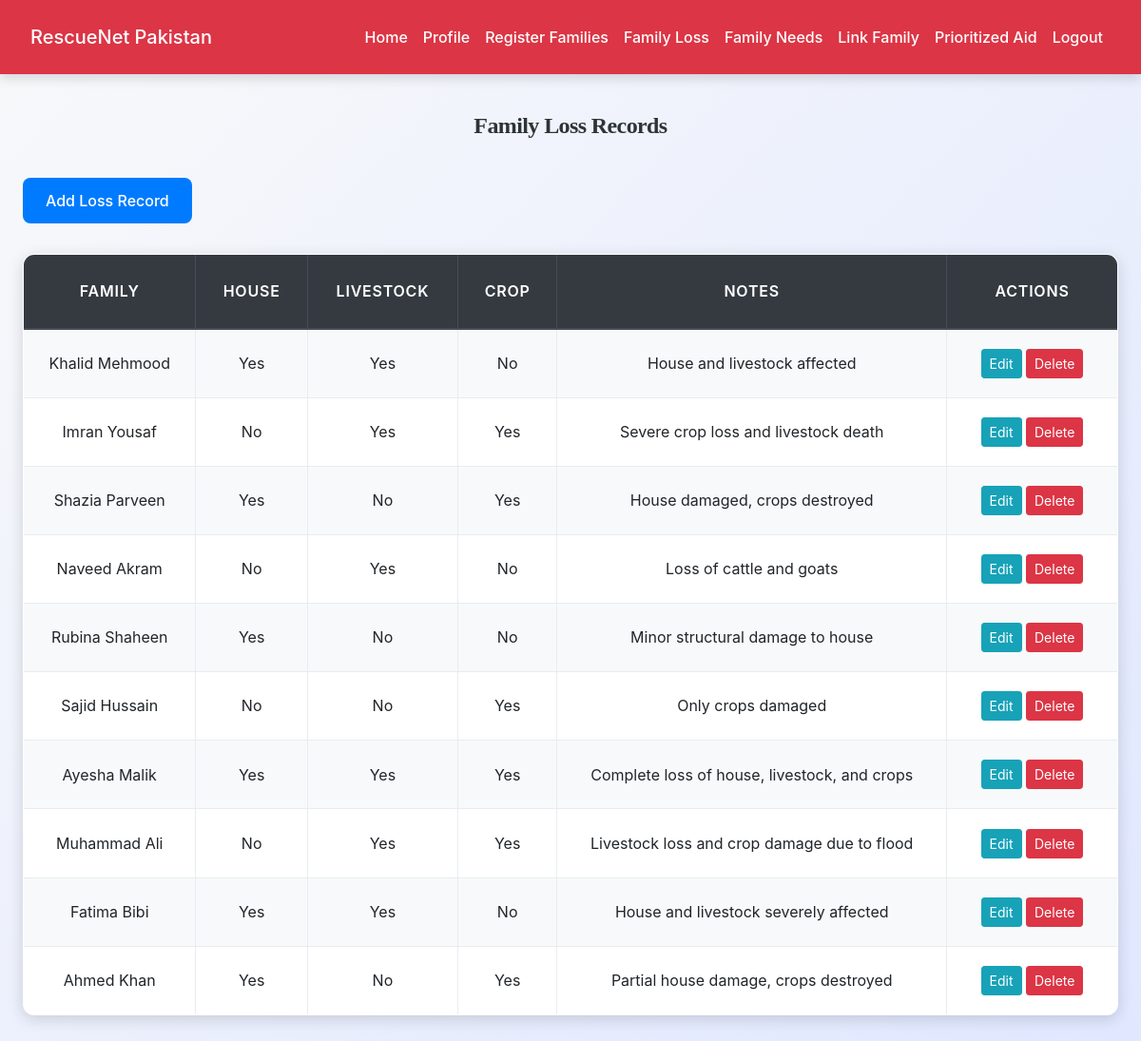
The page /field_staff/manage_family_losses.php (signed in) on the database its author committed.
### tables this page shows
CREATE TABLE `family_losses` (
  `id` int(11) NOT NULL,
  `family_id` int(11) NOT NULL,
  `house_damage` tinyint(1) DEFAULT 0,
  `livestock_loss` tinyint(1) DEFAULT 0,
  `crop_loss` tinyint(1) DEFAULT 0,
  `notes` text DEFAULT NULL,
  `added_by` int(11) NOT NULL,
  `created_at` timestamp NOT NULL DEFAULT current_timestamp()
);

CREATE TABLE `affected_families` (
  `id` int(11) NOT NULL,
  `head_name` varchar(150) NOT NULL,
  `contact` varchar(20) DEFAULT NULL,
  `family_size` int(11) DEFAULT NULL,
  `original_location` varchar(200) DEFAULT NULL,
  `registered_by` int(11) NOT NULL,
  `registered_at` timestamp NOT NULL DEFAULT current_timestamp()
);

### field_staff/manage_family_losses.php (the view, shortened to what this page needs)
<?php
include('config.php');
$user_id = $_SESSION["id"];
$result = $conn->query("
    SELECT fl.*, af.head_name
    FROM family_losses fl
    JOIN affected_families af ON af.id = fl.family_id
    WHERE fl.added_by = $user_id
    ORDER BY fl.id DESC
");
?>
<!DOCTYPE html>
<html>
<head>
    <link rel="stylesheet" href="https://maxcdn.bootstrapcdn.com/bootstrap/4.5.2/css/bootstrap.min.css">
    <link rel="stylesheet" href="../css/style.css">
</head>
<body>
<?php include('navbar.php'); ?>
<div class="container mt-4">
    <div >
        <h4>Family Loss Records</h4>
        <button class="btn btn-primary" data-toggle="modal" data-target="#lossModal">
            Add Loss Record
        </button>
    </div>
    <table class="table table-bordered table-striped">
        <thead class="thead-dark">
        <tr>
            <th>Family</th>
            <th>House</th>
            <th>Livestock</th>
            <th>Crop</th>
            <th>Notes</th>
            <th width="180">Actions</th>
        </tr>
        </thead>
        <tbody>
        <?php while ($row = $result->fetch_assoc()): ?>
            <tr>
                <td><?= htmlspecialchars($row['head_name']) ?></td>
                <td><?= $row['house_damage'] ? 'Yes' : 'No' ?></td>
                <td><?= $row['livestock_loss'] ? 'Yes' : 'No' ?></td>
                <td><?= $row['crop_loss'] ? 'Yes' : 'No' ?></td>
                <td><?= htmlspecialchars($row['notes']) ?></td>
                <td>
                    <button class="btn btn-sm btn-info"
                        onclick='editLoss(<?= json_encode($row) ?>)'>Edit</button>
                    <a href="?delete=<?= $row['id'] ?>"
                       onclick="return confirm('Delete this record?')"
                       class="btn btn-sm btn-danger">Delete</a>
                </td>
            </tr>
        <?php endwhile; ?>
        </tbody>
    </table>
</div>
</body>
</html>

### css/style.css (style rules this page uses)
:root { --primary: #007bff; --secondary: #6c757d; --success: #28a745; --info: #17a2b8; --warning: #ffc107; --danger: #dc3545; --light: #f8f9fa; --dark: #2d3436; --accent: #ff6f61; --highlight: #6f42c1; --shadow: rgba(0, 0, 0, 0.15); --transition: all 0.3s ease-in-out; }
body { font-family: 'Inter', 'Segoe UI', Tahoma, Geneva, Verdana, sans-serif; background: linear-gradient(135deg, var(--light) 0%, #e0e7ff 100%); color: var(--dark); line-height: 1.8; margin: 0; padding: 0; min-height: 100vh; font-size: 16px; }
h1, h2, h3, h4 { text-align: center; margin: 2.5rem 0; font-family: 'Georgia', 'Times New Roman', serif; color: var(--dark); font-weight: 700; letter-spacing: -0.025em; }
h4 { font-size: 1.5rem; }
.container { max-width: 1200px; margin: 0 auto 3rem; padding: 0 1.5rem; }
.table { width: 100%; border-collapse: collapse; margin: 2rem 0; font-size: 1rem; background-color: #ffffff; border-radius: 12px; overflow: hidden; box-shadow: 0 4px 16px var(--shadow); transition: var(--transition); }
.table th, .table td { padding: 1.25rem; border: 1px solid #e9ecef; text-align: center; vertical-align: middle; }
.table thead th { background-color: rgb(0, 0, 0); color: white; font-weight: 600; text-transform: uppercase; letter-spacing: 0.05em; padding: 1.5rem; }
.table tbody tr { transition: var(--transition); }
.table tbody tr:nth-child(odd) { background-color: var(--light); }
.btn-primary { background-color: var(--primary); color: #fff; border: none; border-radius: 8px; padding: 0.75rem 1.5rem; font-size: 1rem; font-weight: 500; cursor: pointer; transition: var(--transition); display: inline-flex; align-items: center; justify-content: center; }
a { color: var(--primary); text-decoration: none; font-weight: 500; transition: var(--transition); }

### rows shown on the page
family_losses: family.head_name "Khalid Mehmood", house_damage "Yes", livestock_loss "Yes", crop_loss "No", notes "House and livestock affected"
family_losses: family.head_name "Imran Yousaf", house_damage "No", livestock_loss "Yes", crop_loss "Yes", notes "Severe crop loss and livestock death"
family_losses: family.head_name "Shazia Parveen", house_damage "Yes", livestock_loss "No", crop_loss "Yes", notes "House damaged, crops destroyed"
family_losses: family.head_name "Naveed Akram", house_damage "No", livestock_loss "Yes", crop_loss "No", notes "Loss of cattle and goats"
family_losses: family.head_name "Rubina Shaheen", house_damage "Yes", livestock_loss "No", crop_loss "No", notes "Minor structural damage to house"
family_losses: family.head_name "Sajid Hussain", house_damage "No", livestock_loss "No", crop_loss "Yes", notes "Only crops damaged"
family_losses: family.head_name "Ayesha Malik", house_damage "Yes", livestock_loss "Yes", crop_loss "Yes", notes "Complete loss of house, livestock, and crops"
family_losses: family.head_name "Muhammad Ali", house_damage "No", livestock_loss "Yes", crop_loss "Yes", notes "Livestock loss and crop damage due to flood"
family_losses: family.head_name "Fatima Bibi", house_damage "Yes", livestock_loss "Yes", crop_loss "No", notes "House and livestock severely affected"
family_losses: family.head_name "Ahmed Khan", house_damage "Yes", livestock_loss "No", crop_loss "Yes", notes "Partial house damage, crops destroyed"
